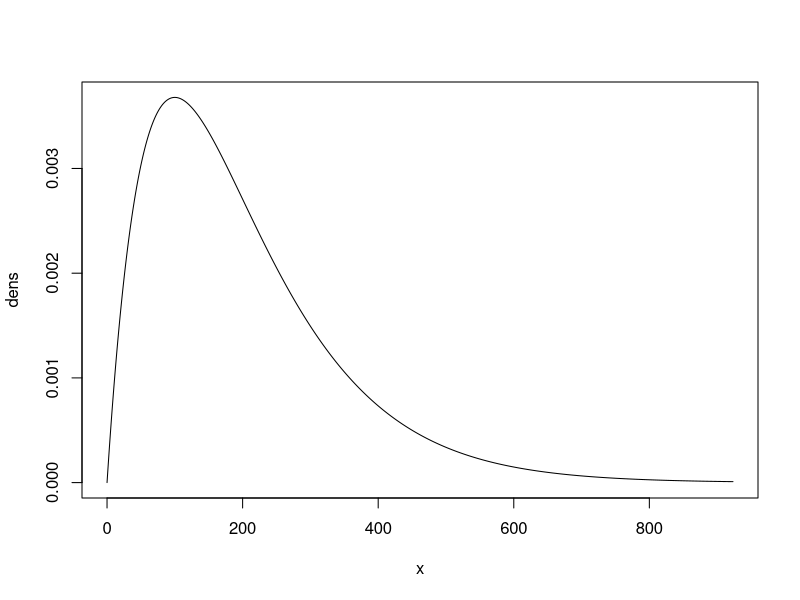

Write R code to recreate this figure.
# Setting gamma distributions for SNAPP priors

#install.packages("viridis")
library(viridis)

# Setting Yule diversification process (lambda) prior
ntips = 3
rate = 213.675213675 # This is the value we need
height = 0.0039
length = 0.00936

# Then, implement gamma parameters as:
shape = 2
scale = 100

# Plot:
x.max = qgamma(0.999, shape = 2.0, scale = 100.0)
x = seq(from=0, to=x.max, by=x.max/1000)
dens = dgamma(x, shape = 2.0, scale = 100.0)
plot(x, dens, type='l')

median(dgamma(x, shape = 2.0, scale = 100.0))

mean_gam = shape*scale
mean_gam

var_gam = shape*(scale^2)
var_gam
